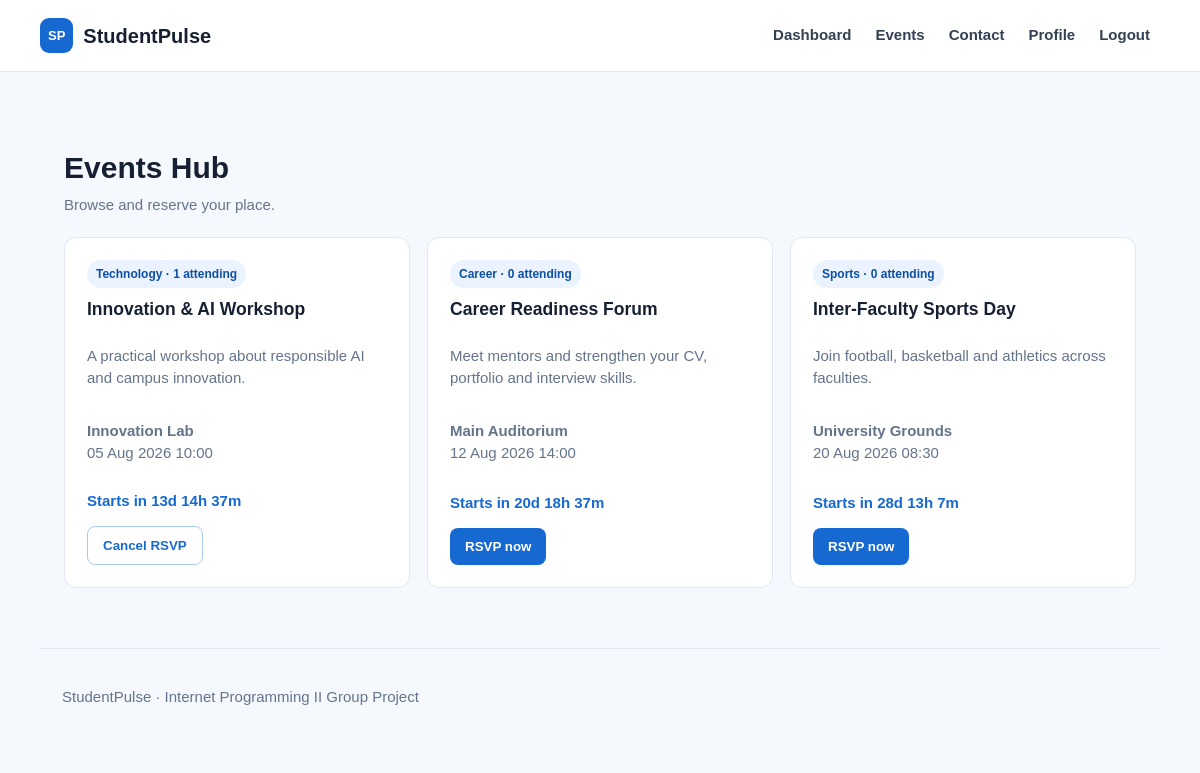
/events.php (signed in), run on the app's committed database.
### tables this page shows
CREATE TABLE IF NOT EXISTS events (
    id INT UNSIGNED AUTO_INCREMENT PRIMARY KEY,
    title VARCHAR(150) NOT NULL,
    description TEXT NOT NULL,
    category VARCHAR(50) NOT NULL,
    venue VARCHAR(150) NOT NULL,
    event_date DATETIME NOT NULL,
    status ENUM('draft', 'published') NOT NULL DEFAULT 'draft',
    created_by INT UNSIGNED NULL,
    created_at TIMESTAMP DEFAULT CURRENT_TIMESTAMP,
    FOREIGN KEY (created_by) REFERENCES users(id) ON DELETE SET NULL,
    INDEX (event_date, status)
);

### includes/core.php (called while the page is built, shortened)
<?php
function e($value)
{
    return htmlspecialchars((string)$value, ENT_QUOTES, 'UTF-8');
}
?>

### events.php (the view, shortened to what this page needs)
<?php
require 'includes/core.php';
require 'config/database.php';
$student_id = (int)$_SESSION['student_id'];
$sql = "SELECT e.*,
        EXISTS(SELECT 1 FROM rsvps r WHERE r.event_id = e.id AND r.user_id = $student_id) AS joined,
        (SELECT COUNT(*) FROM rsvps r WHERE r.event_id = e.id) AS total
        FROM events e
        WHERE status = 'published' AND event_date >= NOW()
        ORDER BY event_date ASC";
$result = mysqli_query($conn, $sql);
$ev = [];
if ($result) {
    while ($row = mysqli_fetch_assoc($result)) {
        $ev[] = $row;
    }
}
include 'includes/header.php';
?>
<div class="head">
    <div>
        <h1>Events Hub</h1>
        <p>Browse and reserve your place.</p>
    </div>
</div>
<div class="grid">
    <?php if (empty($ev)): ?>
        <p>No upcoming events found.</p>
    <?php else: ?>
        <?php foreach ($ev as $x): ?>
            <article class="card">
                <span class="tag"><?= e($x['category']) ?> &middot; <?= e($x['total']) ?> attending</span>
                <h3><?= e($x['title']) ?></h3>
                <p><?= e($x['description']) ?></p>
                <p>
                    <b><?= e($x['venue']) ?></b><br>
                    <?= e(date('d M Y H:i', strtotime($x['event_date']))) ?>
                </p>
                <div class="count" data-time="<?= e($x['event_date']) ?>"></div>
                <form class="actions" method="post" action="rsvp.php">
                    <button class="btn <?= $x['joined'] ? 'alt' : '' ?>" name="action" value="<?= $x['joined'] ? 'cancel' : 'join' ?>">
                        <?= $x['joined'] ? 'Cancel RSVP' : 'RSVP now' ?>
                    </button>
                </form>
            </article>
        <?php endforeach; ?>
    <?php endif; ?>
</div>
<?php include 'includes/footer.php'; ?>

### assets/style.css (style rules this page uses)
:root { --b:#1769d2;--bd:#0d4fa5;--ink:#172033;--muted:#64748b;--line:#dfe7f1;--bg:#f5f8fc }
* { box-sizing:border-box }
body { margin:0;font:15px/1.5 Arial,sans-serif;background:var(--bg);color:var(--ink) }
.head { display:flex;justify-content:space-between;align-items:end;margin:35px 0 16px }
.head h1,.head h2 { margin:0 }
.head p,.muted { color:var(--muted);margin:4px 0 }
.grid { display:grid;grid-template-columns:repeat(3,1fr);gap:17px }
.card,.panel { background:#fff;border:1px solid var(--line);border-radius:12px;padding:22px }
.card { display:flex;flex-direction:column }
.card h3 { margin:8px 0 }
.card p { color:var(--muted) }
.tag { align-self:flex-start;background:#eaf3ff;color:var(--bd);border-radius:99px;padding:5px 9px;font-size:12px;font-weight:bold }
.count { color:var(--b);font-weight:800;margin-top:auto;padding-top:10px }
.btn { background:var(--b);color:white;border:0;border-radius:8px;padding:11px 15px;text-decoration:none;font-weight:bold;cursor:pointer }
.btn.alt { background:white;color:var(--b);border:1px solid #a9caef }
.actions { display:flex;gap:8px;align-items:center;flex-wrap:wrap;margin-top:14px }

### data on the page
events: category "Technology", total "1", title "Innovation & AI Workshop", description "A practical workshop about responsible AI and campus innovation.", venue "Innovation Lab", event_date "05 Aug 2026 10:00", shows "Cancel RSVP"
events: category "Career", total "0", title "Career Readiness Forum", description "Meet mentors and strengthen your CV, portfolio and interview skills.", venue "Main Auditorium", event_date "12 Aug 2026 14:00", shows "RSVP now"
events: category "Sports", total "0", title "Inter-Faculty Sports Day", description "Join football, basketball and athletics across faculties.", venue "University Grounds", event_date "20 Aug 2026 08:30", shows "RSVP now"
